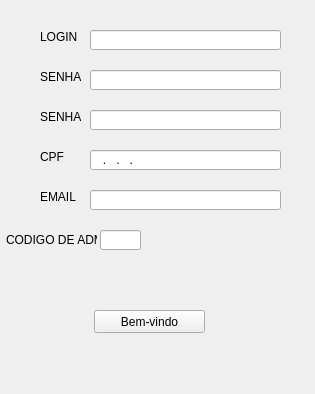
<?xml version="1.0" encoding="UTF-8"?>
<ui version="4.0">
 <class>MainWindow</class>
 <widget class="QMainWindow" name="MainWindow">
  <property name="geometry">
   <rect>
    <x>0</x>
    <y>0</y>
    <width>315</width>
    <height>394</height>
   </rect>
  </property>
  <property name="windowTitle">
   <string>MainWindow</string>
  </property>
  <widget class="QWidget" name="centralwidget">
   <widget class="QLabel" name="label">
    <property name="geometry">
     <rect>
      <x>40</x>
      <y>30</y>
      <width>47</width>
      <height>13</height>
     </rect>
    </property>
    <property name="text">
     <string>LOGIN</string>
    </property>
   </widget>
   <widget class="QLabel" name="label_2">
    <property name="geometry">
     <rect>
      <x>40</x>
      <y>70</y>
      <width>47</width>
      <height>13</height>
     </rect>
    </property>
    <property name="text">
     <string>SENHA</string>
    </property>
   </widget>
   <widget class="QLabel" name="label_3">
    <property name="geometry">
     <rect>
      <x>40</x>
      <y>110</y>
      <width>47</width>
      <height>13</height>
     </rect>
    </property>
    <property name="text">
     <string>SENHA</string>
    </property>
   </widget>
   <widget class="QLabel" name="label_4">
    <property name="geometry">
     <rect>
      <x>40</x>
      <y>150</y>
      <width>47</width>
      <height>13</height>
     </rect>
    </property>
    <property name="text">
     <string>CPF</string>
    </property>
   </widget>
   <widget class="QLabel" name="label_5">
    <property name="geometry">
     <rect>
      <x>40</x>
      <y>190</y>
      <width>47</width>
      <height>13</height>
     </rect>
    </property>
    <property name="text">
     <string>EMAIL</string>
    </property>
   </widget>
   <widget class="QLabel" name="label_6">
    <property name="geometry">
     <rect>
      <x>6</x>
      <y>230</y>
      <width>91</width>
      <height>20</height>
     </rect>
    </property>
    <property name="text">
     <string>CODIGO DE ADM</string>
    </property>
   </widget>
   <widget class="QLineEdit" name="login_adm">
    <property name="geometry">
     <rect>
      <x>90</x>
      <y>30</y>
      <width>191</width>
      <height>20</height>
     </rect>
    </property>
   </widget>
   <widget class="QLineEdit" name="senha_adm">
    <property name="geometry">
     <rect>
      <x>90</x>
      <y>70</y>
      <width>191</width>
      <height>20</height>
     </rect>
    </property>
   </widget>
   <widget class="QLineEdit" name="rep_senha_adm">
    <property name="geometry">
     <rect>
      <x>90</x>
      <y>110</y>
      <width>191</width>
      <height>20</height>
     </rect>
    </property>
   </widget>
   <widget class="QLineEdit" name="cpf_adm">
    <property name="geometry">
     <rect>
      <x>90</x>
      <y>150</y>
      <width>191</width>
      <height>20</height>
     </rect>
    </property>
    <property name="inputMask">
     <string>000.000.000.00</string>
    </property>
   </widget>
   <widget class="QLineEdit" name="email_adm">
    <property name="geometry">
     <rect>
      <x>90</x>
      <y>190</y>
      <width>191</width>
      <height>20</height>
     </rect>
    </property>
   </widget>
   <widget class="QLineEdit" name="codigo_adm">
    <property name="geometry">
     <rect>
      <x>100</x>
      <y>230</y>
      <width>41</width>
      <height>20</height>
     </rect>
    </property>
    <property name="inputMask">
     <string>000</string>
    </property>
   </widget>
   <widget class="QPushButton" name="adm_novo">
    <property name="geometry">
     <rect>
      <x>94</x>
      <y>310</y>
      <width>111</width>
      <height>23</height>
     </rect>
    </property>
    <property name="text">
     <string>Bem-vindo</string>
    </property>
   </widget>
   <widget class="QLabel" name="alerta">
    <property name="geometry">
     <rect>
      <x>36</x>
      <y>270</y>
      <width>211</width>
      <height>20</height>
     </rect>
    </property>
    <property name="text">
     <string/>
    </property>
   </widget>
  </widget>
 </widget>
 <resources/>
 <connections/>
</ui>
